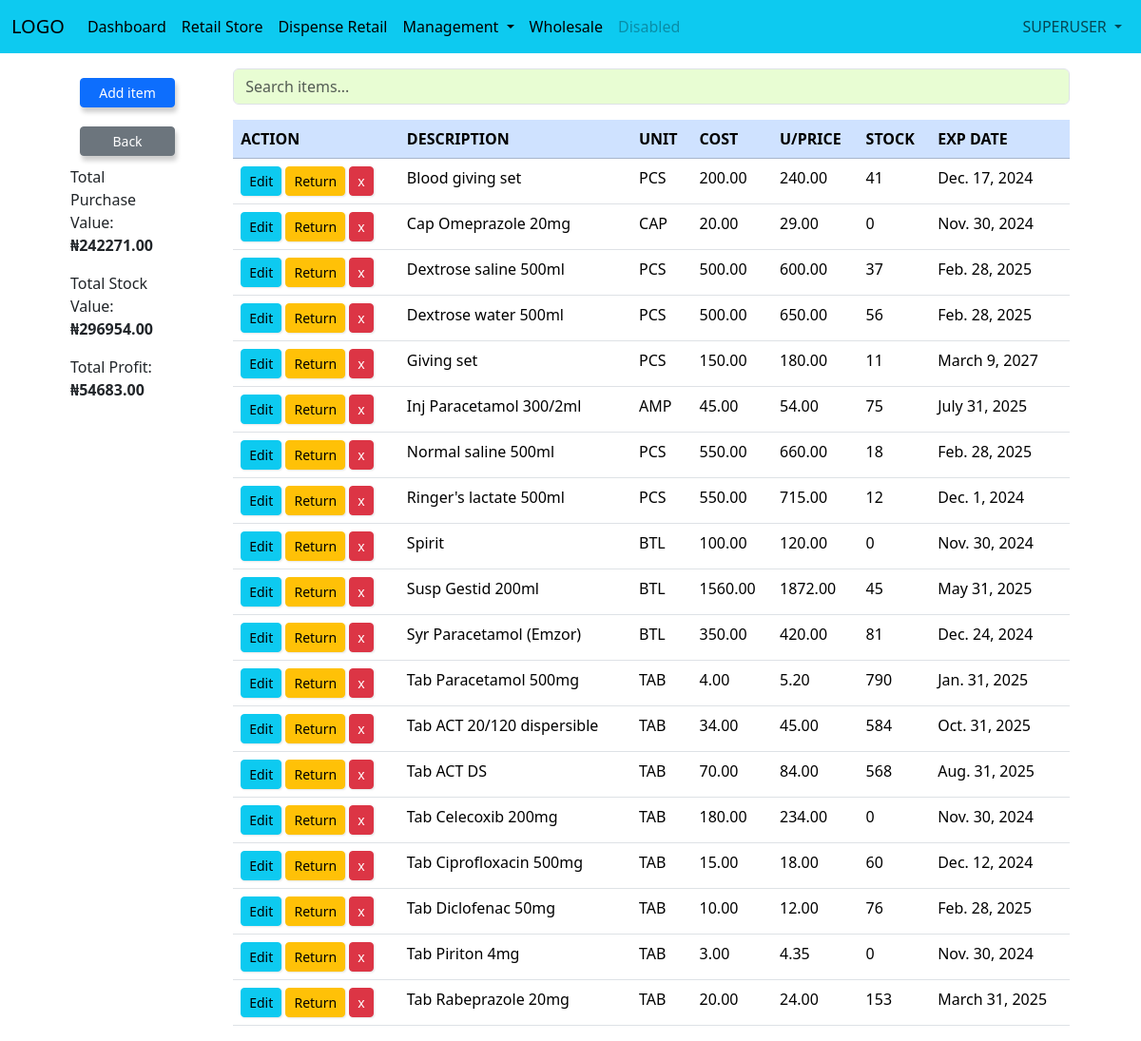
The app's page /store/ (signed in), older data.
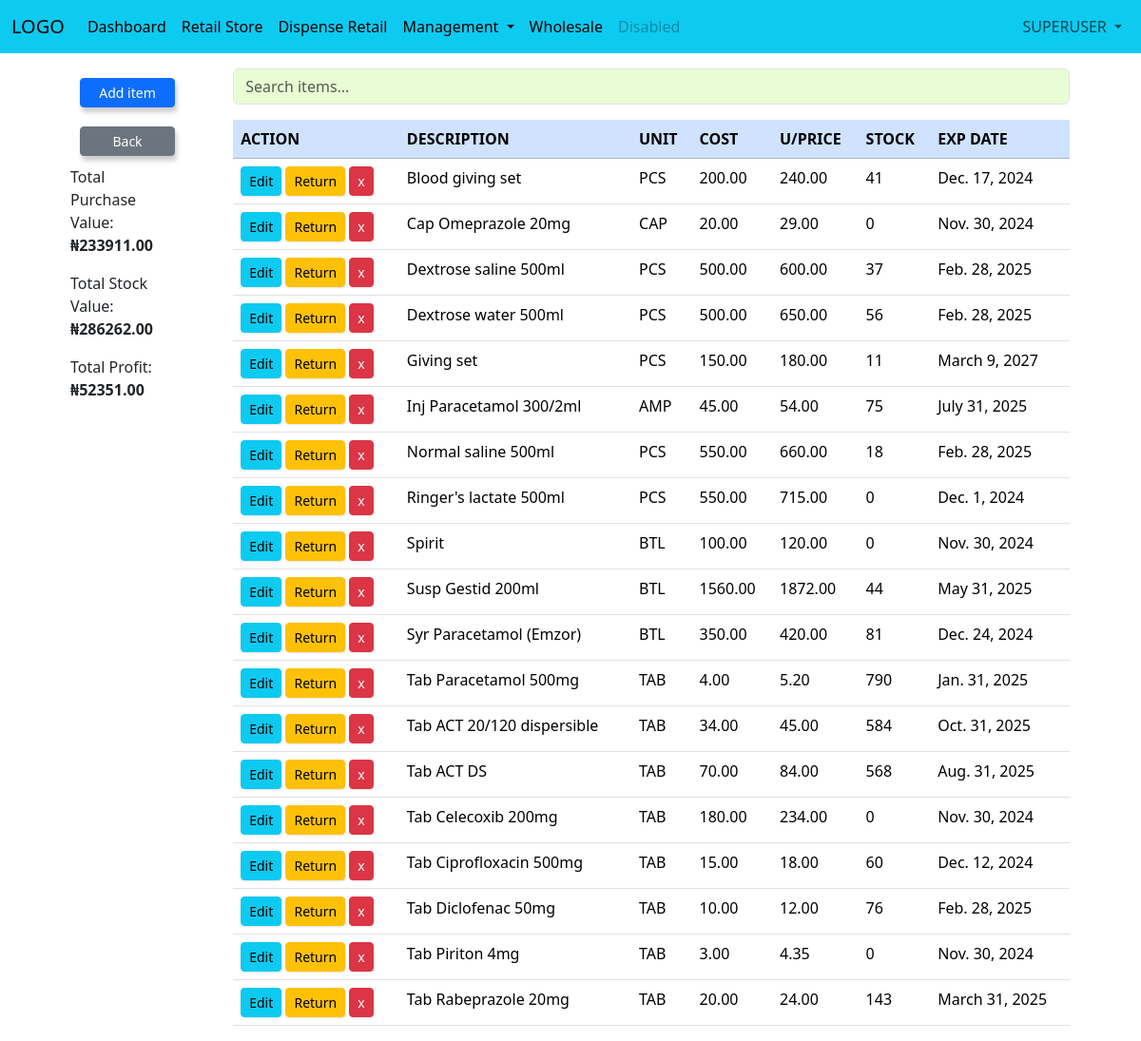
The same page, newer data.
### app/models.py (models this page shows, shortened)
class Item(models.Model):
    MARKUP_CHOICES = [
        (0, 'No markup'),
        (2.5, '2.5% markup'),
        (5, '5% markup'),
        (7.5, '7.5% markup'),
        (10, '10% markup'),
        (12.5, '12.5% markup'),
        (15, '15% markup'),
        (17.5, '17.5% markup'),
        (20, '20% markup'),
        (22.5, '22.5% markup'),
        (25, '25% markup'),
        (27.5, '27.5% markup'),
        (30, '30% markup'),
        (32.5, '32.5% markup'),
        (35, '35% markup'),
        (37.5, '37.5% markup'),
        (40, '40% markup'),
        (42.5, '42.5% markup'),
        (45, '45% markup'),
        (47.5, '47.5% markup'),
        (50, '50% markup'),
        (57.5, '57.5% markup'),
        (60, '60% markup'),
        (62.5, '62.5% markup'),
        (65, '65% markup'),
        (67.5, '67.5% markup'),
        (70, '70% markup'),
        (72., '72.% markup'),
        (75, '75% markup'),
        (77.5, '77.5% markup'),
        (80, '80% markup'),
        (82.5, '82.% markup'),
        (85, '85% markup'),
        (87.5, '87.5% markup'),
        (90, '90% markup'),
        (92., '92.% markup'),
        (95, '95% markup'),
        (97.5, '97.5% markup'),
        (100, '100% markup'),
    ]
    UNIT_CHOICES = [
        ('unit', 'Select Unit'),
        ('PCS', 'Pieces'),
        ('TAB', 'Tablets'),
        ('CAP', 'Capsules'),
        ('TIN', 'Tins'),
        ('BTL', 'Bottles'),
        ('PCK', 'Packets'),
        ('ROLL', 'Rolls'),
        ('CTN', 'Cartons'),
        ('AMP', 'Ampules'),
        ('VAIL', 'Vail'),
    ]
    name = models.CharField(max_length=100)
    unit = models.CharField(max_length=10, choices=UNIT_CHOICES, default='unit')
    cost = models.DecimalField(max_digits=10, decimal_places=2, default=0)
    price = models.DecimalField(max_digits=10, decimal_places=2)
    stock_quantity = models.IntegerField()
    exp_date = models.DateField()
    markup_percentage = models.IntegerField(choices=MARKUP_CHOICES, default=0)

### app/views.py (the view)
# urls.py: path('store/', views.store, name='store'),
@login_required
def store(request):
    items = Item.objects.all().order_by('name')
    total_purchase_value = sum(item.cost * item.stock_quantity for item in items)
    total_stock_value = sum(item.price * item.stock_quantity for item in items)
    total_profit = total_stock_value - total_purchase_value
    context = {
        'items': items,
        'total_purchase_value': total_purchase_value,
        'total_stock_value': total_stock_value,
        'total_profit': total_profit,
    }
    return render(request, 'store.html', context)

### app/templates/store.html (shortened to what this page needs)
{% extends 'base.html' %}
{% load static %}
    {% block content %}
    <div class="container">
        <div class="side-nav">
            <a class="btn btn-primary btn-sm" data-bs-toggle="modal" data-bs-target="#addItemModal" type="button">Add
                item</a>
            <a class="btn btn-secondary btn-sm" href="{{request.META.HTTP_REFERER}}">Back</a>
            {% if request.user.is_superuser %}
            <p>Total Purchase Value: <strong>₦{{ total_purchase_value }}</strong></p>
            <p>Total Stock Value: <strong>₦{{ total_stock_value }}</strong></p>
            <p>Total Profit: <strong>₦{{ total_profit }}</strong></p>
            {% endif %}
        </div>
        <div class="col-md-8 offset-4">
            <input type="text" class="form-control mb-3" hx-get="{% url 'search_item' %}"
                hx-trigger="keyup changed delay:300ms" hx-target="#item-list" placeholder="Search items..."
                name="search" style="background-color: rgb(232, 253, 211);">
            <table class="table table-hover">
                <thead class="table-primary">
                    <tr>
                        <th scope="col">ACTION</th>
                        <th scope="col">DESCRIPTION</th>
                        <th scope="col">UNIT</th>
                        {% if user.is_superuser %}
                        <th scope="col">COST</th>
                        {% endif %}
                        <th scope="col">U/PRICE</th>
                        <th scope="col">STOCK</th>
                        <th scope="col">EXP DATE</th>
                    </tr>
                </thead>
                <tbody id="item-list">
                    {% for item in items %}
                    <tr>
                        <td>
                            <a class="btn btn-sm btn-info" data-bs-toggle="modal" data-bs-target="#editModal"
                                hx-get="{% url 'edit_item' item.id %}" hx-target="#editModal .modal-content">Edit</a>
                            <a class="btn btn-sm btn-warning" data-bs-toggle="modal" data-bs-target="#returnItemModal"
                                hx-get="{% url 'return_item' item.id %}"
                                hx-target="#returnItemModal .modal-content">Return</a>
                            <a href="{% url 'delete_item' item.id %}"
                                onclick="return confirm('Are you sure you want to delete {{item.name|title}} from  Store?')"
                                class="btn btn-sm btn-danger">x</a>
                        </td>
                        <td>{{item.name}}</td>
                        <td>{{item.unit}}</td>
                        {% if user.is_superuser %}
                        <td>{{item.cost}}</td>
                        {% endif %}
                        <td>{{item.price}}</td>
                        <td>{{item.stock_quantity}}</td>
                        <td>{{item.exp_date}}</td>
                    </tr>
                    {% endfor %}
                </tbody>
            </table>
        </div>
    </div>
    {% endblock %}

Row changes from the older to the newer data that the page shows:
changed Item "Ringer's lactate 500ml": stock_quantity "12" → "0"
changed Item "Susp Gestid 200ml": stock_quantity "45" → "44"
changed Item "Tab Rabeprazole 20mg": stock_quantity "153" → "143"
Text that changed along with them:
{{ total_purchase_value }}: "242271.00" → "233911.00"
{{ total_stock_value }}: "296954.00" → "286262.00"
{{ total_profit }}: "54683.00" → "52351.00"
